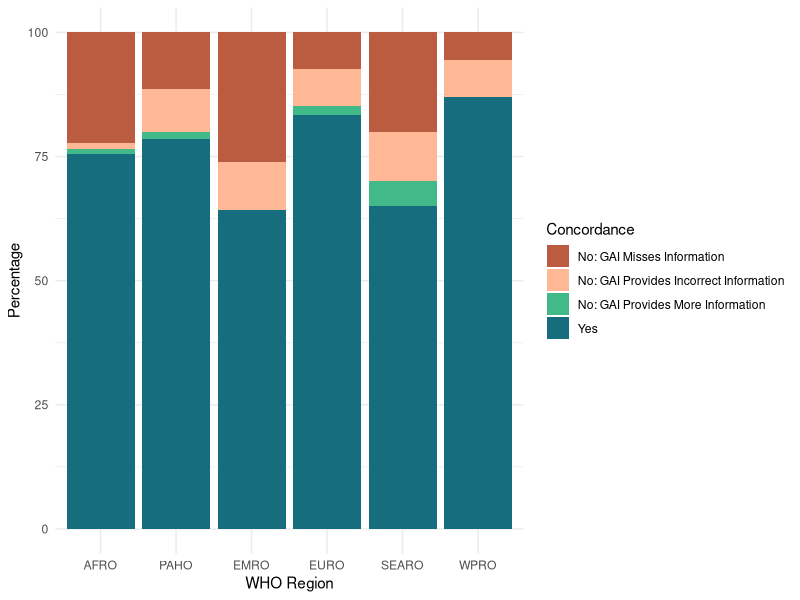
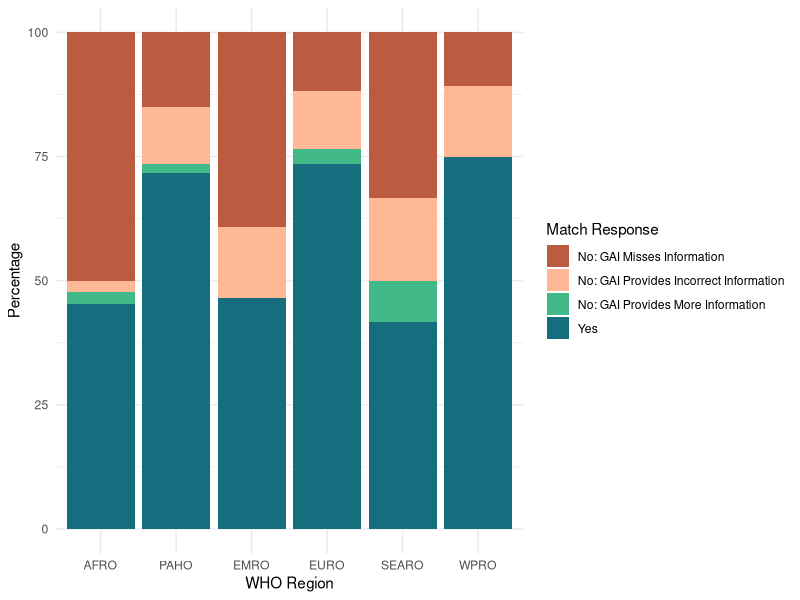

Source code (R) for these figures, in order:
library(tidyr)
library(readr)
library(dplyr)
library(ggplot2)

#call data
ai.data <- read.csv("AIDataClean.csv")

ai.data <- ai.data %>%
  filter(!is.na(WHO_Region)) %>%
  filter(Country != "Democratic Peoples Republic of Korea (North Korea; DPRK)")

#first thing I want to know is, what percentage of countries have "yes" in the match column
#This is the total percentage of times I indicated that there was a direct match between what was surfaced by AI and what I found
gross.percentage.yes <- mean(ai.data$Match == "Yes") * 100
print(gross.percentage.yes)

#however, for many countries, there is ample information on the internet that shows that there is no national vaccination mandate
#It seems that AI had more trouble finding it when there was a mandate
#let's calculate the gross percentage of matches only for countries 


#first, filter the data


ai.filtered <- ai.data[!(ai.data$Status == "No relevant documents identified" & ai.data$Match == "Yes"), ]

#Calculate percentage
percentage.yes.filtered <- mean(ai.filtered$Match == "Yes") * 100
print(percentage.yes.filtered)

#Okay, now I am really interested in understanding if AI is worse at surfacing laws and regulations in some WHO regions

percentage.by.region <- ai.data %>%
  group_by(WHO_Region) %>%
  summarize(percentage_yes = mean(Match == "Yes") * 100)


#And now I am going to do the exact same thing with the percentage by region only for countries that we know have laws 
filtered.percentage.by.region <- ai.filtered %>%
  group_by(WHO_Region) %>%
  summarize(percentage_yes = mean(Match == "Yes") * 100)

data_for_plot <- ai.data %>%
  group_by(WHO_Region, Match) %>%
  summarize(count = n()) %>%
  mutate(percentage = count / sum(count) * 100) %>%
  ungroup()

ggplot(data_for_plot, aes(x = WHO_Region, y = percentage, fill = Match)) +
  geom_bar(stat = "identity", position = "stack") +
  scale_fill_manual(values =c("#bb5b3f", "#ffb896", "#41b989", "#156d7d")) +
  scale_x_discrete(labels = function(x) ifelse(x == "AMRO", "PAHO", x)) +
  labs(
    x = "WHO Region",
    y = "Percentage",
    fill = "Concordance"
  ) +
  theme_minimal()


data_for_plot_filtered <- ai.filtered %>%
  group_by(WHO_Region, Match) %>%
  summarize(count = n()) %>%
  mutate(percentage = count / sum(count) * 100) %>%
  ungroup()

ggplot(data_for_plot_filtered, aes(x = WHO_Region, y = percentage, fill = Match)) +
  geom_bar(stat = "identity", position = "stack") +
  scale_fill_manual(values =c("#bb5b3f", "#ffb896", "#41b989", "#156d7d")) +
  scale_x_discrete(labels = function(x) ifelse(x == "AMRO", "PAHO", x)) +
  labs(
    x = "WHO Region",
    y = "Percentage",
    fill = "Match Response"
  ) +
  theme_minimal()

